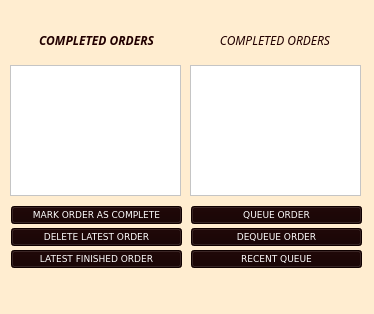
<?xml version="1.0" encoding="UTF-8"?>
<ui version="4.0">
 <class>MainWindow</class>
 <widget class="QMainWindow" name="MainWindow">
  <property name="geometry">
   <rect>
    <x>0</x>
    <y>0</y>
    <width>374</width>
    <height>314</height>
   </rect>
  </property>
  <property name="windowTitle">
   <string>MainWindow</string>
  </property>
  <property name="autoFillBackground">
   <bool>false</bool>
  </property>
  <property name="styleSheet">
   <string notr="true">background-color: rgb(255, 237, 208)</string>
  </property>
  <widget class="QWidget" name="centralwidget">
   <widget class="QListView" name="stackListView">
    <property name="geometry">
     <rect>
      <x>10</x>
      <y>65</y>
      <width>171</width>
      <height>131</height>
     </rect>
    </property>
    <property name="font">
     <font>
      <family>Verdana</family>
      <italic>true</italic>
      <bold>true</bold>
     </font>
    </property>
    <property name="styleSheet">
     <string notr="true">background-color: rgb(255, 255, 255)</string>
    </property>
   </widget>
   <widget class="QListView" name="queueListView">
    <property name="geometry">
     <rect>
      <x>190</x>
      <y>65</y>
      <width>171</width>
      <height>131</height>
     </rect>
    </property>
    <property name="font">
     <font>
      <family>Verdana</family>
      <italic>true</italic>
      <bold>true</bold>
     </font>
    </property>
    <property name="styleSheet">
     <string notr="true">background-color: rgb(255, 255, 255)</string>
    </property>
   </widget>
   <widget class="QPushButton" name="peekStackButton">
    <property name="geometry">
     <rect>
      <x>11</x>
      <y>250</y>
      <width>171</width>
      <height>18</height>
     </rect>
    </property>
    <property name="font">
     <font>
      <family>Verdana</family>
      <pointsize>7</pointsize>
      <italic>false</italic>
      <bold>false</bold>
      <underline>false</underline>
      <strikeout>false</strikeout>
      <kerning>true</kerning>
     </font>
    </property>
    <property name="cursor">
     <cursorShape>PointingHandCursor</cursorShape>
    </property>
    <property name="autoFillBackground">
     <bool>false</bool>
    </property>
    <property name="styleSheet">
     <string notr="true">background-color: rgb(21, 0, 0);
color: rgb(255, 255, 255);</string>
    </property>
    <property name="text">
     <string>LATEST FINISHED ORDER</string>
    </property>
   </widget>
   <widget class="QPushButton" name="popButton">
    <property name="geometry">
     <rect>
      <x>11</x>
      <y>228</y>
      <width>171</width>
      <height>18</height>
     </rect>
    </property>
    <property name="font">
     <font>
      <family>Verdana</family>
      <pointsize>7</pointsize>
      <italic>false</italic>
      <bold>false</bold>
      <underline>false</underline>
      <strikeout>false</strikeout>
      <kerning>true</kerning>
     </font>
    </property>
    <property name="cursor">
     <cursorShape>PointingHandCursor</cursorShape>
    </property>
    <property name="autoFillBackground">
     <bool>false</bool>
    </property>
    <property name="styleSheet">
     <string notr="true">background-color: rgb(21, 0, 0);
color: rgb(255, 255, 255);</string>
    </property>
    <property name="text">
     <string>DELETE LATEST ORDER</string>
    </property>
   </widget>
   <widget class="QPushButton" name="pushButton">
    <property name="geometry">
     <rect>
      <x>11</x>
      <y>206</y>
      <width>171</width>
      <height>18</height>
     </rect>
    </property>
    <property name="font">
     <font>
      <family>Verdana</family>
      <pointsize>7</pointsize>
      <italic>false</italic>
      <bold>false</bold>
      <underline>false</underline>
      <strikeout>false</strikeout>
      <kerning>true</kerning>
     </font>
    </property>
    <property name="cursor">
     <cursorShape>PointingHandCursor</cursorShape>
    </property>
    <property name="autoFillBackground">
     <bool>false</bool>
    </property>
    <property name="styleSheet">
     <string notr="true">background-color: rgb(21, 0, 0);
color: rgb(255, 255, 255);</string>
    </property>
    <property name="text">
     <string>MARK ORDER AS COMPLETE</string>
    </property>
   </widget>
   <widget class="QPushButton" name="enqueueButton">
    <property name="geometry">
     <rect>
      <x>191</x>
      <y>206</y>
      <width>171</width>
      <height>18</height>
     </rect>
    </property>
    <property name="font">
     <font>
      <family>Verdana</family>
      <pointsize>7</pointsize>
      <italic>false</italic>
      <bold>false</bold>
      <underline>false</underline>
      <strikeout>false</strikeout>
      <kerning>true</kerning>
     </font>
    </property>
    <property name="cursor">
     <cursorShape>PointingHandCursor</cursorShape>
    </property>
    <property name="autoFillBackground">
     <bool>false</bool>
    </property>
    <property name="styleSheet">
     <string notr="true">background-color: rgb(21, 0, 0);
color: rgb(255, 255, 255);</string>
    </property>
    <property name="text">
     <string>QUEUE ORDER</string>
    </property>
   </widget>
   <widget class="QPushButton" name="dequeueButton">
    <property name="geometry">
     <rect>
      <x>191</x>
      <y>228</y>
      <width>171</width>
      <height>18</height>
     </rect>
    </property>
    <property name="font">
     <font>
      <family>Verdana</family>
      <pointsize>7</pointsize>
      <italic>false</italic>
      <bold>false</bold>
      <underline>false</underline>
      <strikeout>false</strikeout>
      <kerning>true</kerning>
     </font>
    </property>
    <property name="cursor">
     <cursorShape>PointingHandCursor</cursorShape>
    </property>
    <property name="autoFillBackground">
     <bool>false</bool>
    </property>
    <property name="styleSheet">
     <string notr="true">background-color: rgb(21, 0, 0);
color: rgb(255, 255, 255);</string>
    </property>
    <property name="text">
     <string>DEQUEUE ORDER</string>
    </property>
   </widget>
   <widget class="QPushButton" name="peekQueueButton">
    <property name="geometry">
     <rect>
      <x>191</x>
      <y>250</y>
      <width>171</width>
      <height>18</height>
     </rect>
    </property>
    <property name="font">
     <font>
      <family>Verdana</family>
      <pointsize>7</pointsize>
      <italic>false</italic>
      <bold>false</bold>
      <underline>false</underline>
      <strikeout>false</strikeout>
      <kerning>true</kerning>
     </font>
    </property>
    <property name="cursor">
     <cursorShape>PointingHandCursor</cursorShape>
    </property>
    <property name="autoFillBackground">
     <bool>false</bool>
    </property>
    <property name="styleSheet">
     <string notr="true">background-color: rgb(21, 0, 0);
color: rgb(255, 255, 255);</string>
    </property>
    <property name="text">
     <string>RECENT QUEUE</string>
    </property>
   </widget>
   <widget class="QWidget" name="">
    <property name="geometry">
     <rect>
      <x>10</x>
      <y>30</y>
      <width>351</width>
      <height>21</height>
     </rect>
    </property>
    <layout class="QHBoxLayout" name="horizontalLayout">
     <item>
      <widget class="QLabel" name="label">
       <property name="font">
        <font>
         <family>Small Fonts</family>
         <italic>true</italic>
         <bold>true</bold>
        </font>
       </property>
       <property name="layoutDirection">
        <enum>Qt::LayoutDirection::LeftToRight</enum>
       </property>
       <property name="styleSheet">
        <string notr="true">color:	rgb(34, 0, 0)</string>
       </property>
       <property name="text">
        <string>COMPLETED ORDERS</string>
       </property>
       <property name="textFormat">
        <enum>Qt::TextFormat::AutoText</enum>
       </property>
       <property name="alignment">
        <set>Qt::AlignmentFlag::AlignCenter</set>
       </property>
       <property name="wordWrap">
        <bool>false</bool>
       </property>
      </widget>
     </item>
     <item>
      <widget class="QLabel" name="label_2">
       <property name="font">
        <font>
         <family>Small Fonts</family>
         <italic>true</italic>
         <fontweight>ExtraBold</fontweight>
        </font>
       </property>
       <property name="layoutDirection">
        <enum>Qt::LayoutDirection::LeftToRight</enum>
       </property>
       <property name="styleSheet">
        <string notr="true">color:	rgb(34, 0, 0)</string>
       </property>
       <property name="text">
        <string>COMPLETED ORDERS</string>
       </property>
       <property name="textFormat">
        <enum>Qt::TextFormat::AutoText</enum>
       </property>
       <property name="alignment">
        <set>Qt::AlignmentFlag::AlignCenter</set>
       </property>
       <property name="wordWrap">
        <bool>false</bool>
       </property>
      </widget>
     </item>
    </layout>
   </widget>
  </widget>
  <widget class="QMenuBar" name="menubar">
   <property name="geometry">
    <rect>
     <x>0</x>
     <y>0</y>
     <width>374</width>
     <height>17</height>
    </rect>
   </property>
  </widget>
  <widget class="QStatusBar" name="statusbar"/>
 </widget>
 <resources/>
 <connections/>
</ui>
